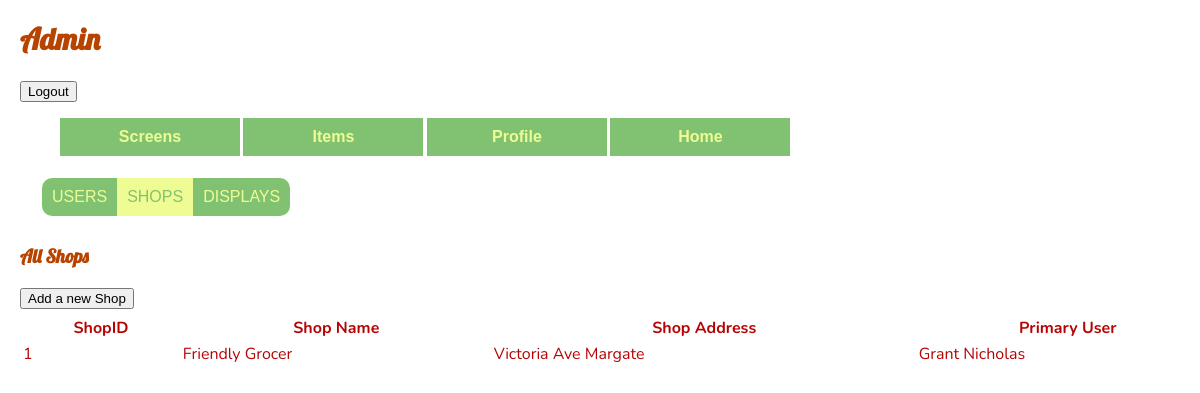
Before: /adminShops (signed in) with the older database file.
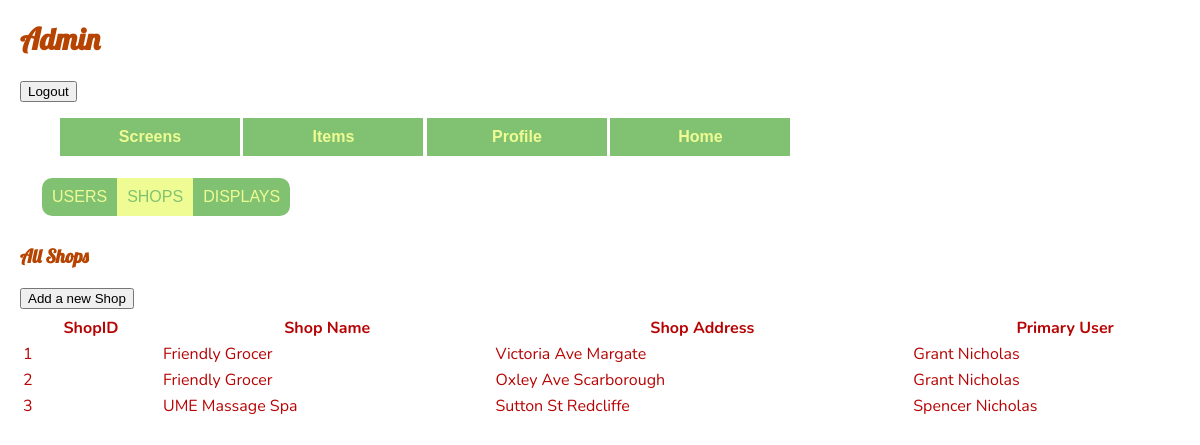
After: the same page with the newer database file.
### website/models.py (models this page shows)
class Shops(db.Model):
    shopID = db.Column(db.Integer, primary_key=True)
    shopName = db.Column(db.String(50), nullable=False)
    shopAddress = db.Column(db.String(120), nullable=False)
    primaryUserID = db.Column(db.Integer, db.ForeignKey('users.id'))
    displays = db.relationship('Displays', backref='shop')
    shopAds = db.relationship('ShopAds', backref='shop')

class Users(db.Model, UserMixin):
    id = db.Column(db.Integer, primary_key=True)
    firstName = db.Column(db.String(50))
    lastName = db.Column(db.String(50))
    email = db.Column(db.String(120), unique=True, nullable=False)
    password = db.Column(db.String(150))
    phone = db.Column(db.String(20))
    userType = db.Column(db.Integer)
    shops = db.relationship('Shops', backref='user')
    items = db.relationship('Items', backref='user')

### website/views.py (the view)
@views.route('/adminShops', methods=['GET', 'POST'])
@login_required
def adminShops():
    user = current_user
    shops = Shops.query.all()  # retrieve all user data from the database
    users = Users.query.all()  # retrieve all user data from the database
    return render_template('adminShops.html', shops=shops, user=user, users=users)

### website/__init__.py (called while the page is built)
def create_app():
    app = Flask(__name__)
    app.config['SECRET_KEY'] = 'itAlwaysWorksInTheEnd'
    app.config['SQLALCHEMY_DATABASE_URI'] = f'sqlite:///{DB_NAME}'
    db.init_app(app)
    from .views import views
    from .displays import displays
    from .auth import auth
    app.register_blueprint(views, url_prefix='/')
    app.register_blueprint(displays, url_prefix='/')
    app.register_blueprint(auth, url_prefix='/')
    from .models import Users, Shops, Displays, Advertisements, ShopAds, Items, Menus, ShopMenus, MenuItems
    with app.app_context():
        db.create_all()
    login_manager = LoginManager()
    login_manager.login_view = 'auth.login'
    login_manager.init_app(app)
    @login_manager.user_loader
    def load_user(id):
        return Users.query.get(int(id))
    return app

### website/templates/adminShops.html (shortened to what this page needs)
{% extends "base.html" %} {% block title %}Admin{% endblock %}
{% block content %}
    <div class="header" id="myHeader">
        <h2>Admin</h2>
        <br>
        <button onclick="window.location.href='/logout';">Logout</button>
        <nav>
            <ul>
                <li><a href='/screens'>Screens</a></li>
                <li><a href='/items'>Items</a></li>
                <li><a href='/profile'>Profile</a></li>
                {% if user.userType == 1 %}
                    <li><a href='/home'>Home</a></li>
                {% endif %}
            </ul>
        </nav>
    </div>
    <div>
        <form method="POST">
            <fieldset>
                <label for="users">Users</label>
                <label for="shops">Shops</label>
                <label for="displays">Displays</label>
            </fieldset>
        </form>
    </div>
    <div>
        <h3>All Shops</h3>
        {% block addNewContent %}
        <button type="button" onclick="window.location.href='/adminShopsAddNew';">Add a new Shop</button>
        <table>
            <thead>
                <tr>
                    <th>ShopID</th>
                    <th>Shop Name</th>
                    <th>Shop Address</th>
                    <th>Primary User</th>
                </tr>
            </thead>
            <tbody>
            {% for shop in shops %}
                <tr onclick="window.location.href='/adminShopEdit/{{ shop.shopID }}';" name="{{ shop.shopID }}">
                    <td>{{ shop.shopID }}</td>
                    <td>{{ shop.shopName }}</td>
                    <td>{{ shop.shopAddress }}</td>
                    <td>
                    {% for user in users %}
                        {% if user.id == shop.primaryUserID %}
                            {{ user.firstName }} {{ user.lastName }}
                        {% endif %}
                    {% endfor %}
                    </td>
                </tr>
            {% endfor %}
            </tbody>
        </table>
        {% endblock %}
    </div>
{% endblock %}

### website/templates/base.html (shortened to what this page needs)
<!DOCTYPE html>
<html lang="en">
<head>
    <link rel="stylesheet" href="{{ url_for('static', filename='style.css') }}">
</head>
<body>
    {% block content %}
    {% endblock %}
</body>
</html>

### website/static/style.css (style rules this page uses)
body { background: #ffffff; width: 1200px; height: 680px; font-family: 'Lobster', sans-serif; font-size: 1rem; color: #b64400; margin: 20px; }
p, table { font-family: 'Nunito', sans-serif; color: #b60404; font-size: 16px; margin-top: 5px; margin-bottom: 5px; padding-top: 0; }
table { width: 100%; }
h2 { font-size: 30px; margin-top: 2px; margin-bottom: 2px; }
nav ul li { display: inline-block; }
nav a { font-family: 'Orbitron', sans-serif; font-weight: bold; text-align: center; text-decoration: none; display: inline-block; padding: 10px 30px; width: 120px; }
nav a:link, nav a:visited { color: #EFFC93; background-color: #80C271; }
fieldset { display:flex; width: fit-content; margin: 10px 10px; border-width: 0; }
fieldset input[type="radio"] + label { color: #EFFC93; background-color: #80C271; padding: 10px 10px; text-transform: uppercase; font-family: 'Orbitron', sans-serif; transition: 0.5s; }
fieldset input[type="radio"]:first-of-type + label { border-top-left-radius: 10px; border-bottom-left-radius: 10px; }
fieldset input[type="radio"]:last-of-type + label { border-top-right-radius: 10px; border-bottom-right-radius: 10px; }
fieldset input[type="radio"]:checked + label { color: #80C271; background-color: #EFFC93; }

Changed rows visible on the page:
added Shops: shopID "2", shopName "Friendly Grocer", shopAddress "Oxley Ave Scarborough", Users (firstName "Grant", lastName "Nicholas")
added Shops: shopID "3", shopName "UME Massage Spa", shopAddress "Sutton St Redcliffe"
added Users: firstName "Spencer", lastName "Nicholas", shown under "3"
